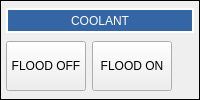
                  <widget class="QFrame" name="gridFrame">
                   <property name="maximumSize">
                    <size>
                     <width>16777215</width>
                     <height>130</height>
                    </size>
                   </property>
                   <property name="styleSheet">
                    <string notr="true">ActionButton {
min-height: 45px;
max-height: 48px;
color: rgb(255, 255, 255);
background-color:rgb(52, 101, 164);

}</string>
                   </property>
                   <property name="frameShape">
                    <enum>QFrame::Box</enum>
                   </property>
                   <property name="frameShadow">
                    <enum>QFrame::Plain</enum>
                   </property>
                   <property name="lineWidth">
                    <number>1</number>
                   </property>
                   <layout class="QGridLayout" name="gridLayout_49">
                    <property name="leftMargin">
                     <number>5</number>
                    </property>
                    <property name="topMargin">
                     <number>5</number>
                    </property>
                    <property name="rightMargin">
                     <number>5</number>
                    </property>
                    <property name="bottomMargin">
                     <number>5</number>
                    </property>
                    <item row="1" column="0">
                     <widget class="MDIButton" name="FLOODOFF">
                      <property name="minimumSize">
                       <size>
                        <width>0</width>
                        <height>45</height>
                       </size>
                      </property>
                      <property name="maximumSize">
                       <size>
                        <width>80</width>
                        <height>52</height>
                       </size>
                      </property>
                      <property name="text">
                       <string>FLOOD OFF</string>
                      </property>
                      <property name="rules" stdset="0">
                       <string>[{&quot;channels&quot;: [{&quot;url&quot;: &quot;status:flood&quot;, &quot;trigger&quot;: true}], &quot;property&quot;: &quot;Style Sheet&quot;, &quot;expression&quot;: &quot;\&quot;background-color:rgb(138, 226, 52)\&quot; if ch[0]&lt;&gt;1 else\&quot; background-color:rgb(200, 0, 0)\&quot;&quot;, &quot;name&quot;: &quot;color&quot;}]</string>
                      </property>
                      <property name="MDICommand" stdset="0">
                       <string>M9</string>
                      </property>
                     </widget>
                    </item>
                    <item row="0" column="0" colspan="4">
                     <widget class="QLabel" name="label_36">
                      <property name="minimumSize">
                       <size>
                        <width>0</width>
                        <height>25</height>
                       </size>
                      </property>
                      <property name="maximumSize">
                       <size>
                        <width>16777215</width>
                        <height>25</height>
                       </size>
                      </property>
                      <property name="styleSheet">
                       <string notr="true">color: rgb(255, 255, 255);
background-color:rgb(52, 101, 164);</string>
                      </property>
                      <property name="frameShape">
                       <enum>QFrame::Box</enum>
                      </property>
                      <property name="lineWidth">
                       <number>2</number>
                      </property>
                      <property name="text">
                       <string>COOLANT</string>
                      </property>
                      <property name="alignment">
                       <set>Qt::AlignCenter</set>
                      </property>
                     </widget>
                    </item>
                    <item row="1" column="1" colspan="2">
                     <widget class="ActionButton" name="actionbutton_28">
                      <property name="maximumSize">
                       <size>
                        <width>80</width>
                        <height>50</height>
                       </size>
                      </property>
                      <property name="text">
                       <string>FLOOD ON</string>
                      </property>
                      <property name="rules" stdset="0">
                       <string>[{&quot;channels&quot;: [{&quot;url&quot;: &quot;status:flood&quot;, &quot;trigger&quot;: true}], &quot;property&quot;: &quot;Style Sheet&quot;, &quot;expression&quot;: &quot;\&quot;background-color:rgb(138, 226, 52);color: rgb(0, 0,0)\&quot; if ch[0]&lt;&gt;0 else ''&quot;, &quot;name&quot;: &quot;New Rule&quot;}]</string>
                      </property>
                      <property name="actionName" stdset="0">
                       <string>coolant_actions.flood.toggle</string>
                      </property>
                     </widget>
                    </item>
                   </layout>
                  </widget>
